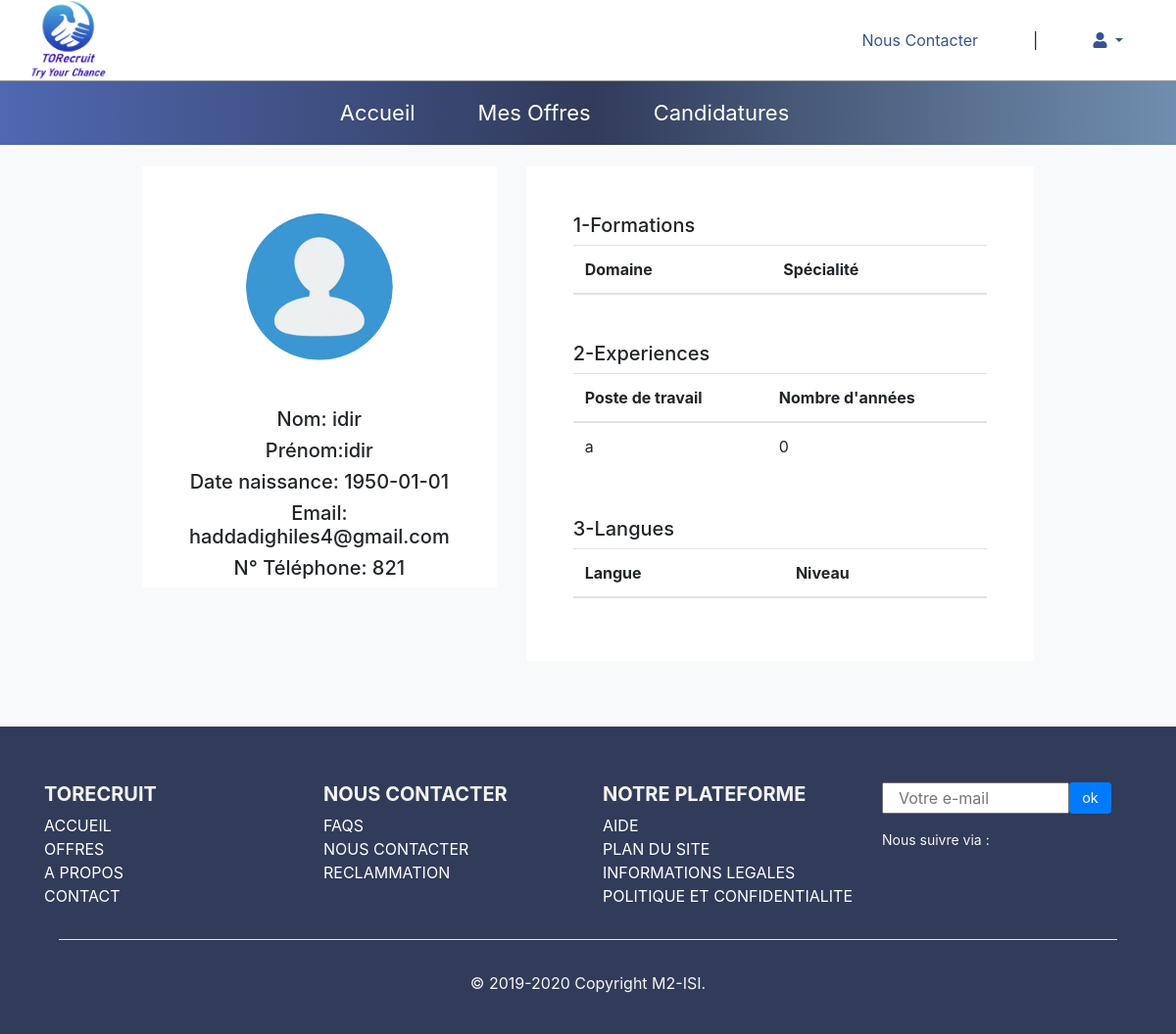
Page /detail_candidat.php?id=1 on the earlier database version.
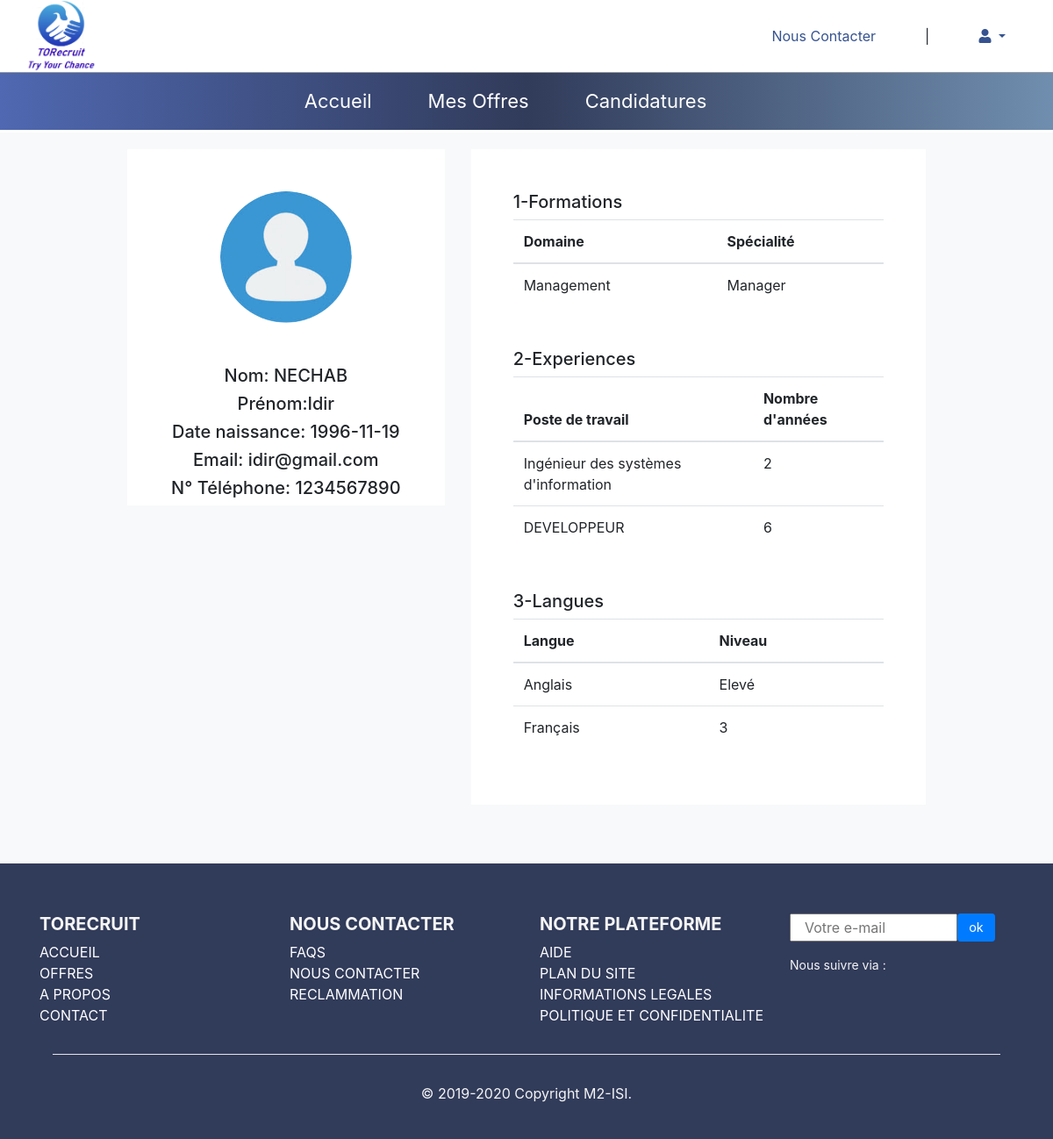
Same page on the later database version.
### tables this page shows
CREATE TABLE `candidat` (
  `id_candidat` int(11) NOT NULL,
  `nom` varchar(25) DEFAULT NULL,
  `prenom` varchar(25) DEFAULT NULL,
  `date_naissance` varchar(15) DEFAULT NULL,
  `sexe` varchar(10) DEFAULT NULL,
  `adresse` text,
  `num_daira` int(11) DEFAULT NULL,
  `email` varchar(50) DEFAULT NULL,
  `num_tel` varchar(15) DEFAULT NULL,
  `imagee` varchar(100) DEFAULT NULL,
  `mdp` varchar(100) DEFAULT NULL,
  `token` varchar(20) DEFAULT NULL
);

CREATE TABLE `experience_aquise` (
  `id_candidat` int(11) NOT NULL,
  `ref_experience` int(11) NOT NULL,
  `entreprise` varchar(50) DEFAULT NULL,
  `date_debut` varchar(15) DEFAULT NULL,
  `date_fin` varchar(15) DEFAULT NULL
);

CREATE TABLE `experience_professionnele` (
  `ref_experience` int(11) NOT NULL,
  `poste` varchar(150) NOT NULL
);

### detail_candidat.php (the view, shortened to what this page needs)
<?php
require "bd.php";
$idc = $_GET['id'];
if ($connection)
{
$req="SELECT * FROM candidat WHERE id_candidat='$idc'";
$repC = mysqli_query($connection,$req);
if($rowC = mysqli_fetch_assoc($repC))
{
  $nom=$rowC['nom'];
  $prenom=$rowC['prenom'];
  $date_naissance=$rowC['date_naissance'];
  $email=$rowC['email'];
  $num_tel=$rowC['num_tel'];
}
}
?>
<!DOCTYPE html>
<html lang="en">
  <head>
    <link rel="stylesheet" href="fonts/icomoon/style.css">
    <link rel="stylesheet" href="css/style.css">
  </head>
  <body>
  <div class="site-wrap">
  <?php
  include("headerR.php");
  ?>
    <div class="site-section bg-light">
      <div class="container row col-10 mx-auto">
        <div class="row col-12">
          <div class="col-lg-5">
            <div class="row col-12  bg-white mx-auto text-center">
             <div class="col-12 text-center p-3 py-5 "><img class="rounded-circle w-50 " src="photo/avapro.jpg" class="font-weight-bold">
            </div>
            <h5 class="col-12 ">Nom: <?= $nom ?></h5>
            <h5 class="col-12">Prénom:<?= $prenom ?></h5>
            <h5 class="col-12 ">Date naissance: <?= $date_naissance ?></h5>
            <h5 class="col-12 ">Email: <?= $email ?></h5>
            <h5 class="col-12 ">N° Téléphone: <?= $num_tel ?></h5>
            </div>
          </div>
          <div class="col-md-12 col-lg-7 mb-5">
            <div class="p-5 bg-white">
              <h5>1-Formations</h5>
              <table class="table">
          <thead>
            <tr>
              <th>Domaine</th>
              <th>Spécialité</th>
            </tr>
          </thead>
          <tbody>
            <?php
$reqf = "SELECT DISTINCT f.nom_formation, s.nom_specialite FROM specialite_aquise sa, specialite s, formation f WHERE sa.id_candidat='2' AND s.ref_formation=f.ref_formation AND sa.code_specialite= s.code_specialite";
$repf = mysqli_query($connection, $reqf);
if (mysqli_num_rows($repf) > 0) {
while ($rowf = mysqli_fetch_assoc($repf)) {    ?>
  <tr>
    <td> <?php echo $rowf["nom_formation"];?> </td>
    <td> <?php echo $rowf["nom_specialite"];?> </td>
         </tr>
         <?php
}}
?>
</tbody></table>
                <h5 class="mt-5">2-Experiences</h5>
              <table class="table">
                <thead>
                  <tr>
                    <th>Poste de travail</th>
                    <th>Nombre d'années</th>
                  </tr>
                </thead>
                <tbody>
   <?php
       $reqE = "SELECT e.poste, ea.date_fin, ea.date_debut FROM experience_aquise ea, experience_professionnele e WHERE ea.id_candidat='$idc' AND ea.ref_experience =e.ref_experience";
       $repE = mysqli_query($connection, $reqE);
if (mysqli_num_rows($repE) > 0) {
while ($rowE = mysqli_fetch_assoc($repE)) {
  $dd=$rowE['date_debut'];
  $df=$rowE['date_fin'];
  $datD= strtotime($dd);
  $datF = strtotime($df);
  $d = date('M j, Y', $datD);
  $f = date('M j, Y', $datF);
  $diff = date_diff(date_create($d),date_create($f));
  $dattt=$diff->format('%y');
  ?>
<tr>
<td> <?php echo $rowE["poste"];?> </td>
<td> <?php echo $dattt;?> </td>
</tr>
<?php
}}
?>
</tbody></table>
                  <h5 class="mt-5">3-Langues</h5>
              <table class="table">
                <thead>
                  <tr>
                    <th>Langue</th>
                    <th>Niveau</th>
                  </tr>
                  <tbody>
   <?php
  $reqlang = "SELECT cl.nom_langue, cl.code_langue, lm.niveau FROM langue_maitrisee lm, competence_linguistique cl WHERE id_candidat='$idc' AND lm.code_langue = cl.code_langue ";
  $replang = mysqli_query($connection, $reqlang);
if (mysqli_num_rows($replang) > 0) {
while ($rowlang = mysqli_fetch_assoc($replang)) {    ?>
<tr>
<td> <?php echo $rowlang["nom_langue"];?> </td>
<td> <?php echo $rowlang["niveau"];?> </td>
</tr>
<?php
}}
?>
</tbody></table>
            </div>
          </div>
        </div>
      </div>
    </div>
  <?php include("footers.php")?>
  </body>
</html>

### headerR.php (shortened to what this page needs)
<?php
$p=$_SESSION['prenom'];
$n=$_SESSION['nom'];
?>
    <!DOCTYPE html>
    <html lang="en">
    <head>
    </head>
    <body>
        <link rel="stylesheet" href="https://cdn.jsdelivr.net/npm/bootstrap@4.5.3/dist/css/bootstrap.min.css">
        <link rel="stylesheet" href="css/stylee.css">
        <link rel="stylesheet" href="css/slide.css">
        <link rel="stylesheet" href="https://cdn.jsdelivr.net/npm/bootstrap-select@1.13.14/dist/css/bootstrap-select.min.css">
        <link rel="stylesheet" href="https://use.fontawesome.com/releases/v5.0.13/css/all.css">
        <header>
            <nav class=" navbar navbar-expand navbar1  " style="height:83px;">
                <div class="container">
                    <a class="navbar-brand  " href="esp_rec.php"><img class="logo" src="photo/capture.png"></a>
                    <ul class="navbar-nav d-flex">
                        <li class="nav-item ">
                            <a class="nav-link d-none d-md-inline d-lg-inline d-xl-inline  mr-5" style="color:#365390" href="contact.html">Nous Contacter</a>
                        </li>
                        <li class="nav-item">
                            <label class=" mr-5 d-none d-md-inline d-lg-inline d-xl-inline  " style="margin-top: 7px">|</label>
                        </li>
                        <li class="nav-item">
                            <ul class="navbar-nav ml-auto">
                                <li class="nav-item dropdown mr-3">
                                    <a href="#" class="nav-link dropdown-toggle nav-link d-inline" style="color:#365390" data-toggle="dropdown">
                                    <?php echo $p.' '.' '.$n; ?><i class="fas fa-user"></i>
                                    </a>
                                </li>
                            </ul>
                        </li>
                    </ul>
                </div>
            </nav>
            <nav class="navbar navbar-expand-md  navbar2 ">
                <div class="container ">
                    <div class="collapse navbar-collapse " id="navbarNav" style="justify-content: center">
                        <ul class="navbar-nav ">
                            <li class="nav-item ">
                                <a class="nav-link   mr-5 hv" href="esp_rec.php" style="font-size: 22px">
                                    Accueil
                                </a>
                            </li>
                            <li class="nav-item ">
                                <a class="nav-link   mr-5 hv" href="list_offre_rec.php" style="font-size: 22px">
                                    Mes Offres
                                </a>
                            </li>
                            <li class="nav-item dropdown ">
                                <a class="nav-link   mr-5 hv "  href="liste_candidature" style="font-size: 22px">
                                    Candidatures
                                </a>
                            </li>
                        </ul>
                    </div>
                </div>
            </nav>
        </header>
    </body>
    </html>

### footers.php (shortened to what this page needs)
<footer class="page-footer footer d-sm-block ">
      <div class="container-fluid text-center text-md-left">
        <div class="row col-12">
          <div class="col-12 col-sm-6 col-lg-3 col-xl-3 " style="margin-top:5%">
            <h5 class="text-uppercase "><strong>TORecruit</strong></h5>
            <ul class="list-unstyled text-light">
              <li>
                <a href="index.php">ACCUEIL</a>
              </li>
              <li>
                <a href="list_offre.php">OFFRES</a>
              </li>
              <li>
                <a href="#">A PROPOS</a>
              </li>
              <li>
                <a href="contact.php">CONTACT</a>
              </li>
            </ul>
          </div>
          <div class="col-12 col-sm-6 col-lg-3 col-xl-3  " style="margin-top:5%">
            <h5 class="text-uppercase"><strong>Nous Contacter</strong></h5>
            <ul class="list-unstyled">
              <li>
                <a href="#!">FAQS</a>
                <li>
                  <a href="#contact" data-toggle="modal"><strong></strong>NOUS CONTACTER</a>
                  </li>
                  <li>
                    <a href="#!">RECLAMMATION</a>
                  </li>
                </ul>
              </div>
              <div class="col-12 col-sm-6 col-lg-3 col-xl-3  " style="margin-top:5%">
                <h5 class="text-uppercase"><strong>Notre plateforme</strong> </h5>
                <ul class="list-unstyled">
                  <li>
                    <a href="#!">AIDE</a>
                  </li>
                  <li>
                    <a href="#!">PLAN DU SITE</a>
                  </li>
                  <li>
                    <a href="#!">INFORMATIONS LEGALES</a>
                  </li>
                  <li>
                    <a href="#!">POLITIQUE ET CONFIDENTIALITE</a>
                  </li>
                </ul>
              </div>
           <div class="col-12 col-sm-6 col-lg-3 col-xl-3  " style="margin-top:5%">
                <div >
                <div class="input-group">
                <input class="col-9 " type="email" name="mailf" placeholder="Votre e-mail"><button   type="button" class="col-2 btn btn-primary btn-sm">ok</button></div></div>
                <div class="mt-3"style="font-size: 14px">Nous suivre via :</div>
                <div><a href=""><img src="img/icon/fcb.png" alt=""></a>
              </div>
            </div>
          </div>
        </div>
        <hr class="bg-white " style="width:90% ">
        <div class="footer-copyright text-center py-3">© 2019-2020 Copyright M2-ISI.
          <br> <br>
      </div>
      </div>

### css/style.css (style rules this page uses)
body { line-height: 1.7; background: #fafafa; color: #4d4d4d; font-weight: 400; font-size: 1rem; font-family: "Roboto Mono", SFMono-Regular, Menlo, Monaco, Consolas, "Liberation Mono", "Courier New", monospace; font-family: "Nunito Sans", -apple-system, BlinkMacSystemFont, "Segoe UI", Roboto, "Helvetica Neue", Arial, sans-serif, "Apple Color Emoji", "Segoe UI Emoji", "Segoe UI Symbol", "Noto Color Emoji"; }
a { -webkit-transition: .3s all ease; -o-transition: .3s all ease; transition: .3s all ease; }
.site-wrap:before { -webkit-transition: .3s all ease-in-out; -o-transition: .3s all ease-in-out; transition: .3s all ease-in-out; background: rgba(0, 0, 0, 0.6); content: ""; position: absolute; z-index: 2000; top: 0; left: 0; right: 0; bottom: 0; opacity: 0; visibility: hidden; }
.btn { position: relative; top: 0; }
.btn.btn-sm { font-size: 0.9rem; }
.btn.btn-primary { color: #fff; }
.site-section { padding: 1.2em 0; }
@media (min-width: 768px) { .site-section { padding: 1.2em 0; } }

### css/stylee.css (style rules this page uses)
body { background-color: #fafafa; }
.navbar1 { border-bottom: #9c9fa1 1px solid; background-color: white; }
.navbar2 { border-bottom: white 3px solid; background-image:linear-gradient(to right,#4f68b1,#313b5a,#708eaf); color:#fff; }
.hv { color: white; font-size: 16px; }
.logo { width: 80px; }
.footer { background:#313b5a ; color:whitesmoke; }
footer a { color: white; }

### footers.php (style rules this page uses)
.row { margin-left: 0; margin-right: 0; }

Differences in the rows shown:
removed experience_aquise: ref_experience.poste "a", dattt "0"
changed candidat: nom "idir" → "NECHAB"; prenom "idir" → "Idir"; date_naissance "1950-01-01" → "1996-11-19"; email "haddadighiles4@gmail.com" → "idir@gmail.com"; num_tel "821" → "1234567890"
added experience_aquise: ref_experience.poste "Ingénieur des systèmes d'information", dattt "2"
added experience_aquise: ref_experience.poste "DEVELOPPEUR", dattt "6"
Other differences:
new list line: "Management Manager"
new list line: "Anglais Elevé"
new list line: "Français 3"
